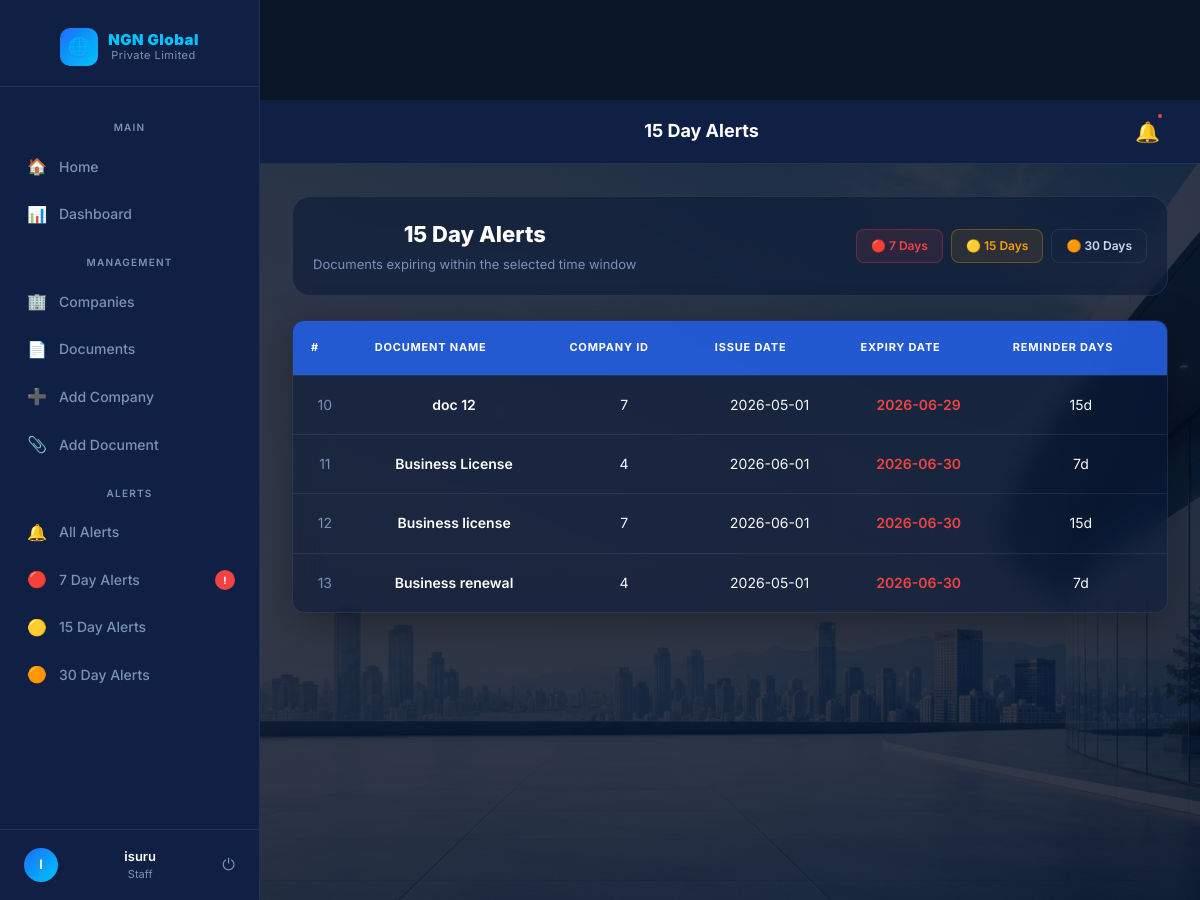
/alerts/15 (signed in), run on the app's committed database.
### tables this page shows
CREATE TABLE documents (
    id INTEGER PRIMARY KEY AUTOINCREMENT,
    company_id INTEGER,
    document_name TEXT,
    issue_date TEXT,
    expiry_date TEXT,
    reminder_days INTEGER, firewall_vendor TEXT, firewall_model TEXT, serial_number TEXT, license_type TEXT, renewal_cost TEXT, renewal_period TEXT, support_level TEXT, status TEXT DEFAULT Active,
    FOREIGN KEY(company_id) REFERENCES companies(id)
);

### app.py (the view)
@app.route('/alerts/15')
def alert_15():
    today = datetime.today().date()
    target = today + timedelta(days=15)
    lower = today + timedelta(days=8)    # 8-15 days window
    conn = sqlite3.connect('company.db')
    conn.row_factory = sqlite3.Row
    docs = conn.execute("""
        SELECT *
        FROM documents
        WHERE expiry_date >= ?
        AND expiry_date <= ?
    """, (lower, target)).fetchall()
    conn.close()
    return render_template(
        'alerts.html',
        documents=docs,
        title="15 Day Alerts"
    )

### templates/alerts.html (shortened to what this page needs)
{% extends 'base.html' %}
{% block topbar_title %}{{ title }}{% endblock %}
{% block content %}
<div class="page-header">
  <div>
    <h1>{{ title }}</h1>
    <p>Documents expiring within the selected time window</p>
  </div>
  <div style="display:flex;gap:8px">
    <a href="/alerts/7"  class="btn btn-danger btn-sm">🔴 7 Days</a>
    <a href="/alerts/15" class="btn btn-sm" style="background:rgba(245,158,11,0.1);border:1px solid rgba(245,158,11,0.3);color:var(--yellow)">🟡 15 Days</a>
    <a href="/alerts/30" class="btn btn-outline btn-sm">🟠 30 Days</a>
  </div>
</div>
{% if documents %}
<div class="table-wrap">
  <table>
    <thead>
      <tr>
        <th>#</th>
        <th>Document Name</th>
        <th>Company ID</th>
        <th>Issue Date</th>
        <th>Expiry Date</th>
        <th>Reminder Days</th>
      </tr>
    </thead>
    <tbody>
      {% for doc in documents %}
      <tr>
        <td style="color:var(--muted)">{{ doc['id'] }}</td>
        <td><span class="company-name">{{ doc['document_name'] }}</span></td>
        <td>{{ doc['company_id'] }}</td>
        <td>{{ doc['issue_date'] or '—' }}</td>
        <td style="color:var(--red);font-weight:600">{{ doc['expiry_date'] }}</td>
        <td>{{ doc['reminder_days'] }}d</td>
      </tr>
      {% endfor %}
    </tbody>
  </table>
</div>
{% endif %}
{% endblock %}

### static/css/style.css (style rules this page uses)
body { font-family: 'Inter', sans-serif; background:#f4f7fc; }
body { font-family: Arial; text-align:center; margin-top:100px; }
h1 { color:blue; }
* { box-sizing: border-box; margin: 0; padding: 0; }
body { font-family: 'Inter', sans-serif; background: #f5f7fa; }
.page-header { display:flex; justify-content:space-between; align-items:center; margin-bottom:25px; }
.page-header { margin-bottom: 25px; }
.page-header h1 { font-size: 38px; font-weight: 700; color: #1e293b; }
.page-header p { color: #64748b; }
.page-header { background:rgba(10,25,55,0.55); backdrop-filter:blur(12px); border-radius:18px; padding:20px; border:1px solid rgba(255,255,255,0.08); }
.table-wrap { background:rgba(10,25,55,0.55); backdrop-filter:blur(12px); border-radius:20px; overflow:hidden; border:1px solid rgba(255,255,255,0.08); box-shadow:0 10px 40px rgba(0,0,0,.35); }
.table-wrap table { width:100%; border-collapse:collapse; }
.table-wrap thead { background:rgba(37,99,235,.85); }
.table-wrap th { color:white; padding:18px; }
.table-wrap td { color:white; padding:18px; border-top:1px solid rgba(255,255,255,.08); }
.company-name { color:white; font-weight:700; }

### templates/base.html (style rules this page uses)
*, *::before, *::after { box-sizing: border-box; margin: 0; padding: 0; }
:root { --navy: #0a1628; --navy-mid: #0f2044; --navy-card: #112255; --navy-light:#1a3066; --blue: #1a6ef7; --blue-light:#3d8ef8; --blue-glow: rgba(26,110,247,0.18); --cyan: #00c4ff; --white: #ffffff; --text: #cdd8f0; --muted: #7a91b8; --border: rgba(255,255,255,0.08); --red: #ef4444; --yellow: #f59e0b; --green: #10b981; --radius: 12px; --radius-sm: 8px; --shadow: 0 4px 24px rgba(0,0,0,0.4); }
html, body { height: 100%; font-family: 'Inter', sans-serif; background: var(--navy); color: var(--white); line-height: 1.6; }
a { color: inherit; text-decoration: none; }
.page-header { background:rgba(10,25,55,0.55); backdrop-filter:blur(12px); border-radius:18px; padding:20px; border:1px solid rgba(255,255,255,.08); }
.table-wrap { background:rgba(10,25,55,.55); backdrop-filter:blur(12px); border-radius:20px; overflow:hidden; border:1px solid rgba(255,255,255,.08); box-shadow:0 10px 40px rgba(0,0,0,.35); }
.table-wrap thead { background:rgba(37,99,235,.85); }
.table-wrap th { color:white; }
.table-wrap td { color:#f8fafc; }
.btn { display: inline-flex; align-items: center; gap: 8px; padding: 10px 20px; font-size: 14px; font-weight: 600; border-radius: var(--radius-sm); border: none; cursor: pointer; transition: all 0.2s; white-space: nowrap; }
.btn-outline { background: transparent; border: 1px solid var(--border); color: var(--text); }
.btn-danger { background: rgba(239,68,68,0.1); border: 1px solid rgba(239,68,68,0.3); color: var(--red); }
.btn-sm { padding: 6px 14px; font-size: 12px; }
.table-wrap { overflow-x: auto; border-radius: var(--radius); border: 1px solid var(--border); }
table { width: 100%; border-collapse: collapse; font-size: 14px; }
thead { background: var(--navy-light); }
thead th { padding: 14px 18px; text-align: left; font-size: 11px; font-weight: 700; letter-spacing: 0.8px; text-transform: uppercase; color: var(--muted); border-bottom: 1px solid var(--border); }
tbody tr { border-bottom: 1px solid var(--border); transition: background 0.15s; }
tbody tr:last-child { border-bottom: none; }
tbody td { padding: 14px 18px; color: var(--text); vertical-align: middle; }
td .company-name { color: var(--white); font-weight: 600; }
.page-header { display: flex; align-items: center; justify-content: space-between; margin-bottom: 24px; }
.page-header h1 { font-size: 22px; font-weight: 800; color: var(--white); }
.page-header p { font-size: 13px; color: var(--muted); margin-top: 2px; }

### data on the page
documents: id "10", document_name "doc 12", company_id "7", issue_date "2026-05-01", expiry_date "2026-06-29", reminder_days "15"
documents: id "11", document_name "Business License", company_id "4", issue_date "2026-06-01", expiry_date "2026-06-30", reminder_days "7"
documents: id "12", document_name "Business license", company_id "7", issue_date "2026-06-01", expiry_date "2026-06-30", reminder_days "15"
documents: id "13", document_name "Business renewal", company_id "4", issue_date "2026-05-01", expiry_date "2026-06-30", reminder_days "7"

### other printed values
{{ session.get('username', 'U')[0]|upper }} "I"
{{ session.get('username', 'User') }} "isuru"
{{ session.get('role', 'staff') }} "Staff"
{{ title }} "15 Day Alerts"
